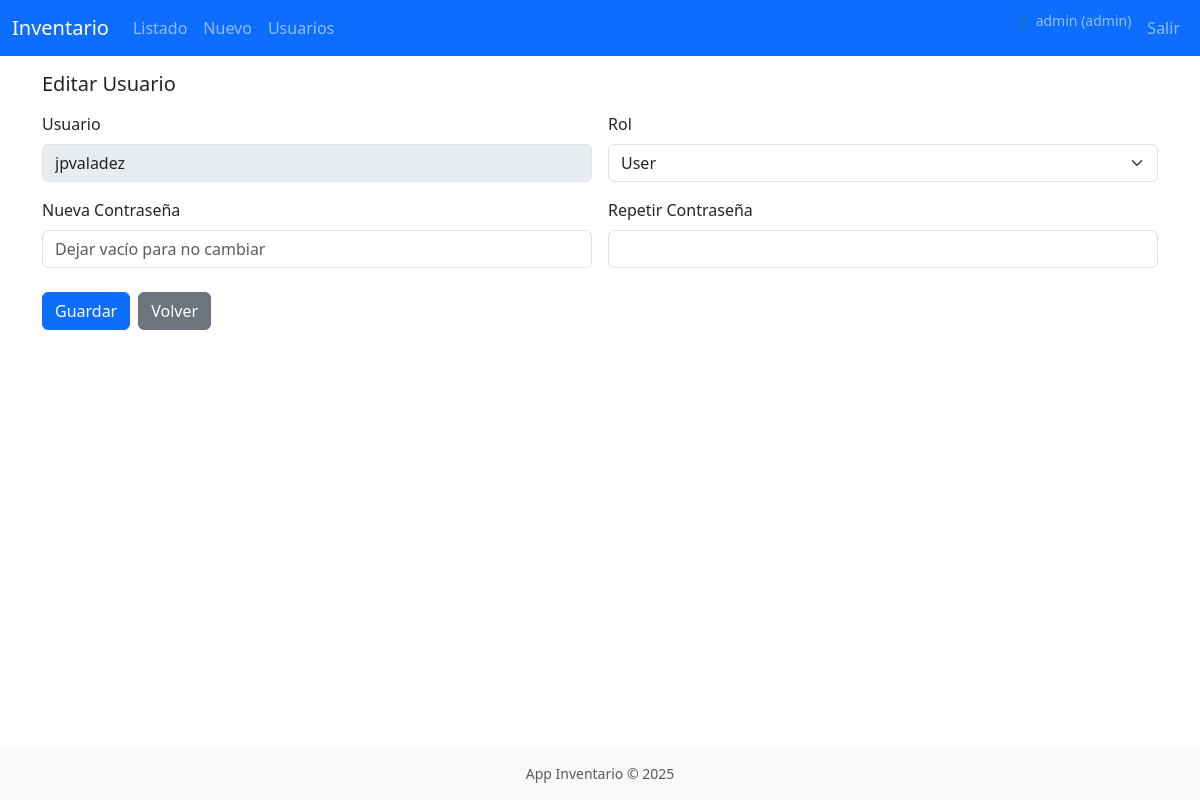
Screenshot of /usuarios/3/editar (signed in) with the database file from the repository.
### inventario/models.py (models this page shows, shortened)
class User(UserMixin, db.Model):
    id = db.Column(db.Integer, primary_key=True)
    username = db.Column(db.String(80), unique=True, nullable=False)
    password_hash = db.Column(db.String(128), nullable=False)
    role = db.Column(db.String(20), default='user')

### inventario/routes.py (the view, shortened to what this page needs)
@web_bp.route('/usuarios/<int:user_id>/editar', methods=['GET','POST'])
@roles_required('admin')
def usuarios_editar(user_id):
    u = User.query.get_or_404(user_id)
    form = UserEditForm(role=u.role)
    return render_template('user_form.html', form=form, modo='editar', usuario=u)

### inventario/forms.py
class UserEditForm(FlaskForm):
    role = SelectField('Rol', choices=[('admin','Admin'),('user','User')], validators=[DataRequired()])
    password = PasswordField('Nueva Contraseña', validators=[Optional(), Length(min=4)])
    confirm = PasswordField('Repetir Contraseña', validators=[Optional(), EqualTo('password', message='No coincide')])
    submit = SubmitField('Actualizar')

### inventario/__init__.py (called while the page is built)
@login_manager.user_loader
def load_user(user_id):
    from .models import User
    return User.query.get(int(user_id))

### inventario/routes.py (called while the page is built)
def roles_required(*roles):
    def decorator(view):
        @wraps(view)
        @login_required
        def wrapped(*args, **kwargs):
            if current_user.role not in roles:
                return "Forbidden", 403
            return view(*args, **kwargs)
        return wrapped
    return decorator

### inventario/templates/user_form.html (shortened to what this page needs)
{% extends 'base.html' %}
{% block content %}
<h2 class="h5 mb-3">{{ 'Nuevo Usuario' if modo=='nuevo' else 'Editar Usuario' }}</h2>
<form method="POST" class="row g-3" autocomplete="off">
  {% if modo=='nuevo' %}
    <div class="col-md-6">{{ form.username.label(class='form-label') }} {{ form.username(class='form-control') }}{% for e in form.username.errors %}<div class="text-danger small">{{ e }}</div>{% endfor %}</div>
  {% else %}
    <div class="col-md-6"><label class="form-label">Usuario</label><input class="form-control" value="{{ usuario.username }}" disabled></div>
  {% endif %}
  <div class="col-md-6">{{ form.role.label(class='form-label') }} {{ form.role(class='form-select') }}{% for e in form.role.errors %}<div class="text-danger small">{{ e }}</div>{% endfor %}</div>
  <div class="col-md-6">{{ form.password.label(class='form-label') }} {{ form.password(class='form-control', placeholder=modo=='editar' and 'Dejar vacío para no cambiar' or '') }}</div>
  <div class="col-md-6">{{ form.confirm.label(class='form-label') }} {{ form.confirm(class='form-control') }}{% for e in form.confirm.errors %}<div class="text-danger small">{{ e }}</div>{% endfor %}</div>
  <div class="col-12 d-flex gap-2 pt-2">
    <button class="btn btn-primary" type="submit">Guardar</button>
    <a href="{{ url_for('web.usuarios_listar') }}" class="btn btn-secondary">Volver</a>
  </div>
</form>
{% endblock %}

### inventario/templates/base.html (shortened to what this page needs)
<!doctype html>
<html lang="es" class="h-100">
  <head>
    <link href="https://cdn.jsdelivr.net/npm/bootstrap@5.3.3/dist/css/bootstrap.min.css" rel="stylesheet">
    <link rel="stylesheet" href="{{ url_for('static', filename='css/styles.css') }}">
  </head>
  <body class="d-flex flex-column h-100">
    <nav class="navbar navbar-expand-lg navbar-dark bg-primary">
      <div class="container-fluid">
        <a class="navbar-brand" href="{{ url_for('web.index') }}">Inventario</a>
        <div class="collapse navbar-collapse" id="navbarsExample">
          <ul class="navbar-nav me-auto mb-2 mb-lg-0">
            <li class="nav-item"><a class="nav-link" href="{{ url_for('web.inventario_listar') }}">Listado</a></li>
            {% if current_user.is_authenticated %}
              <li class="nav-item"><a class="nav-link" href="{{ url_for('web.inventario_nuevo') }}">Nuevo</a></li>
              {% if current_user.role == 'admin' %}
                <li class="nav-item"><a class="nav-link" href="{{ url_for('web.usuarios_listar') }}">Usuarios</a></li>
              {% endif %}
            {% endif %}
          </ul>
          <ul class="navbar-nav ms-auto mb-2 mb-lg-0">
            {% if current_user.is_authenticated %}
              <li class="nav-item"><span class="navbar-text small me-2">👤 {{ current_user.username }} ({{ current_user.role }})</span></li>
              <li class="nav-item"><a class="nav-link" href="{{ url_for('web.logout') }}">Salir</a></li>
            {% else %}
              <li class="nav-item"><a class="nav-link" href="{{ url_for('web.login') }}">Ingresar</a></li>
            {% endif %}
          </ul>
        </div>
      </div>
    </nav>
    <main class="flex-shrink-0">
      <div class="container py-3">
        {% block content %}{% endblock %}
      </div>
    </main>
    <footer class="mt-auto py-3 bg-light text-center small text-muted">App Inventario &copy; 2025</footer>
  </body>
</html>

### inventario/static/css/styles.css (style rules this page uses)
body { -webkit-font-smoothing: antialiased; }

### rows the page displays
User: username "admin", role "admin"
User: username "jpvaladez", role "User"

### other values shown
{{ 'Nuevo Usuario' if modo=='nuevo' else 'Editar Usuario' }} "Editar Usuario"
